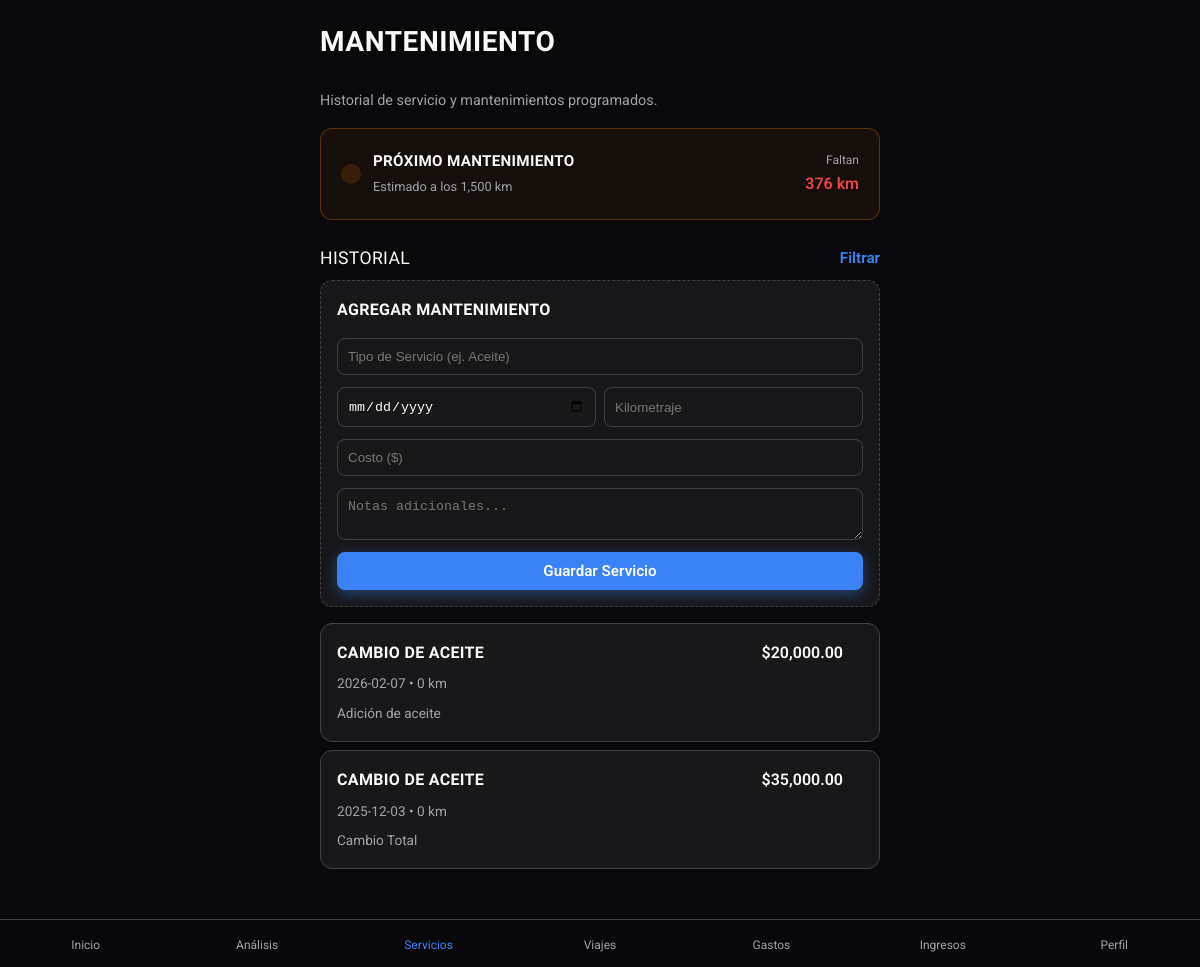
/services, run on the app's committed database.
### tables this page shows
CREATE TABLE motorcycles (
                id TEXT PRIMARY KEY,
                make TEXT NOT NULL,
                model TEXT NOT NULL,
                year INTEGER NOT NULL,
                vin TEXT,
                current_mileage INTEGER DEFAULT 0
            , oil_change_interval INTEGER DEFAULT 5000);

CREATE TABLE maintenance (
                id TEXT PRIMARY KEY,
                motorcycle_id TEXT NOT NULL,
                service_type TEXT NOT NULL,
                date TEXT NOT NULL,
                mileage_at_service INTEGER DEFAULT 0,
                cost REAL DEFAULT 0.0,
                notes TEXT,
                FOREIGN KEY (motorcycle_id) REFERENCES motorcycles (id)
            );

### app.py (the view, shortened to what this page needs)
    @app.route("/services", methods=["GET", "POST"])
    def services_view():
        from motorcycles.services import motorcycle_service
        from maintenance.services import maintenance_service
        from flask import request, redirect, url_for
        moto = motorcycle_service.get_all()[0] if motorcycle_service.get_all() else None
        services = maintenance_service.get_by_motorcycle_id(moto.id) if moto else []
        services.sort(key=lambda x: x.date, reverse=True)
        next_service_mileage = 0
        km_remaining_to_next = 0
        if moto:
            interval = (
                moto.oil_change_interval if moto.oil_change_interval > 0 else 1500
            )
            total_km_validated = moto.current_mileage
            next_service_mileage = interval
            km_remaining_to_next = max(0, next_service_mileage - total_km_validated)
        return render_template(
            "services.html",
            services=services,
            moto=moto,
            next_service_mileage=next_service_mileage,
            km_remaining_to_next=km_remaining_to_next,
        )

### infrastructure/db.py (called while the page is built)
def get_db_connection():
    conn = sqlite3.connect(DB_PATH)
    conn.row_factory = sqlite3.Row  # Permite acceder a las columnas por nombre
    return conn

### maintenance/services.py (called while the page is built)
    def get_by_motorcycle_id(self, motorcycle_id: str) -> List[MaintenanceRecord]:
        conn = get_db_connection()
        records = []
        try:
            cursor = conn.cursor()
            cursor.execute(
                "SELECT * FROM maintenance WHERE motorcycle_id = ?", (motorcycle_id,)
            )
            rows = cursor.fetchall()
            for row in rows:
                record = MaintenanceRecord(
                    motorcycle_id=row["motorcycle_id"],
                    service_type=row["service_type"],
                    date=row["date"],
                    mileage_at_service=row["mileage_at_service"],
                    cost=row["cost"],
                    notes=row["notes"],
                )
                record.id = row["id"]
                records.append(record)
        finally:
            conn.close()
        return records

### motorcycles/services.py (called while the page is built)
    def get_all(self) -> List[Motorcycle]:
        conn = get_db_connection()
        motos = []
        try:
            cursor = conn.cursor()
            cursor.execute("SELECT * FROM motorcycles")
            rows = cursor.fetchall()
            for row in rows:
                moto = Motorcycle(
                    make=row["make"],
                    model=row["model"],
                    year=row["year"],
                    vin=row["vin"],
                    current_mileage=row["current_mileage"],
                    oil_change_interval=row["oil_change_interval"],
                )
                moto.id = row["id"]
                motos.append(moto)
        finally:
            conn.close()
        return motos

### templates/services.html (shortened to what this page needs)
{% extends "base.html" %} {% block title %}Servicios | MotoLog{% endblock %} {%
block content %}
<header class="fade-in" style="animation-delay: 0.1s">
  <h1 class="page-title">Mantenimiento</h1>
  <p class="text-muted mb-4">
    Historial de servicio y mantenimientos programados.
  </p>
</header>
<section class="fade-in" style="animation-delay: 0.2s">
  {% if next_service_mileage > 0 %}
  <div
    class="card"
    style="
      background-color: rgba(242, 125, 0, 0.05);
      border-color: rgba(242, 125, 0, 0.3);
      margin-bottom: 24px;
    "
  >
    <div class="flex-between">
      <div style="display: flex; align-items: center; gap: 12px">
        <div
          style="
            background: rgba(242, 125, 0, 0.15);
            padding: 10px;
            border-radius: 12px;
          "
        >
        </div>
        <div>
          <h4 style="font-size: 0.95rem; margin: 0; color: var(--text-primary)">
            Próximo Mantenimiento
          </h4>
          <span class="text-muted" style="font-size: 0.8rem"
            >Estimado a los {{ "{:,}".format(next_service_mileage) }} km</span
          >
        </div>
      </div>
      <div style="text-align: right">
        <div style="font-size: 0.75rem; color: var(--text-secondary)">
          Faltan
        </div>
        <div
          style="font-size: 1rem; font-weight: 600; color: var(--accent-orange)"
        >
          {{ "{:,}".format(km_remaining_to_next) }} km
        </div>
      </div>
    </div>
  </div>
  {% endif %}
  <div class="flex-between mt-4 mb-2">
    <h3 style="font-size: 1.1rem; font-weight: 500">Historial</h3>
    <button
      class="btn"
      style="background: transparent; color: var(--accent-blue); padding: 0"
    >
      Filtrar
    </button>
  </div>
  <div
    class="card fade-in mb-4"
    style="
      padding: 16px;
      animation-delay: 0.3s;
      border: 1px dashed var(--border-color);
    "
  >
    <h4 style="margin: 0 0 16px 0">Agregar Mantenimiento</h4>
    <form
      action="{{ url_for('services_view') }}"
      method="POST"
      style="display: flex; flex-direction: column; gap: 12px"
    >
      <input
        type="text"
        name="service_type"
        placeholder="Tipo de Servicio (ej. Aceite)"
        required
        class="form-control"
        style="
          padding: 10px;
          border-radius: 8px;
          border: 1px solid var(--border-color);
          background: var(--bg-primary);
          color: var(--text-primary);
        "
      />
      <div style="display: flex; gap: 8px">
        <input
          type="date"
          name="date"
          required
          class="form-control"
          style="
            flex: 1;
            padding: 10px;
            border-radius: 8px;
            border: 1px solid var(--border-color);
            background: var(--bg-primary);
            color: var(--text-primary);
          "
        />
        <input
          type="number"
          name="mileage"
          placeholder="Kilometraje"
          required
          class="form-control"
          style="
            flex: 1;
            padding: 10px;
            border-radius: 8px;
            border: 1px solid var(--border-color);
            background: var(--bg-primary);
            color: var(--text-primary);
          "
        />
      </div>
      <input
        type="number"
        step="0.01"
        name="cost"
        placeholder="Costo ($)"
        class="form-control"
        style="
          padding: 10px;
          border-radius: 8px;
          border: 1px solid var(--border-color);
          background: var(--bg-primary);
          color: var(--text-primary);
        "
      />
      <textarea
        name="notes"
        placeholder="Notas adicionales..."
        rows="2"
        class="form-control"
        style="
          padding: 10px;
          border-radius: 8px;
          border: 1px solid var(--border-color);
          background: var(--bg-primary);
          color: var(--text-primary);
        "
      ></textarea>
      <button type="submit" class="btn btn-primary mt-2">
        Guardar Servicio
      </button>
    </form>
  </div>
  {% if services %} {% for service in services %}
  <div
    class="card fade-in"
    style="padding: 16px; margin-bottom: 8px; animation-delay: 0.4s"
  >
    <div class="flex-between mb-2">
      <h4 style="font-size: 1rem; margin: 0">{{ service.service_type }}</h4>
      <div style="display: flex; align-items: center; gap: 10px">
        <span style="font-weight: 600"
          >${{ "{:,.2f}".format(service.cost) }}</span
        >
      </div>
    </div>
    <div class="text-muted" style="font-size: 0.85rem; margin-bottom: 8px">
      <span>{{ service.date }}</span> •
      <span>{{ "{:,}".format(service.mileage_at_service) }} km</span>
    </div>
    <p style="font-size: 0.85rem; color: var(--text-secondary)">
      {{ service.notes }}
    </p>
  </div>
  {% endfor %} {% else %}
  <p class="text-muted text-center mt-4">No hay servicios registrados.</p>
  {% endif %}
</section>
{% endblock %}

### static/css/styles.css (style rules this page uses)
:root { --bg-color: #09090b; --bg-card: #18181b; --bg-card-hover: #27272a; --text-primary: #fafafa; --text-secondary: #a1a1aa; --accent-blue: #3b82f6; --accent-blue-hover: #2563eb; --accent-orange: #ef4444; --accent-orange-hover: #dc2626; --border-color: #3f3f46; --nav-bg: rgba(9, 9, 11, 0.85); --transition-speed: 0.3s; --border-radius: 12px; }
* { box-sizing: border-box; margin: 0; padding: 0; -webkit-tap-highlight-color: transparent; }
body { font-family: "Roboto", sans-serif; background-color: var(--bg-color); color: var(--text-primary); line-height: 1.6; min-height: 100vh; display: flex; flex-direction: column; }
.fade-in { animation: fadeIn 0.5s cubic-bezier(0.4, 0, 0.2, 1) forwards; }
h1, h2, h3, h4, h5, h6 { font-family: "Rajdhani", sans-serif; font-weight: 700; text-transform: uppercase; letter-spacing: 0.02em; }
.page-title { font-size: 1.75rem; margin-bottom: 24px; }
.text-muted { color: var(--text-secondary); font-size: 0.9rem; }
.card { background-color: var(--bg-card); border: 1px solid var(--border-color); border-radius: var(--border-radius); padding: 20px; margin-bottom: 16px; transition: transform var(--transition-speed), background-color var(--transition-speed), box-shadow var(--transition-speed); position: relative; overflow: hidden; }
.btn { display: inline-flex; align-items: center; justify-content: center; padding: 10px 20px; border-radius: 8px; font-weight: 600; font-size: 0.95rem; font-family: "Roboto", sans-serif; cursor: pointer; transition: all var(--transition-speed); border: none; outline: none; }
.btn-primary { background-color: var(--accent-blue); color: #fff; box-shadow: 0 4px 14px rgba(59, 130, 246, 0.4); }
.flex-between { display: flex; justify-content: space-between; align-items: center; }
.mt-4 { margin-top: 16px; }
.mb-4 { margin-bottom: 16px; }
.mb-2 { margin-bottom: 8px; }

### data on the page
motorcycles: oil_change_interval "1,500"
maintenance: service_type "CAMBIO DE ACEITE", cost "20,000.00", date "2026-02-07", mileage_at_service "0", notes "Adición de aceite"
maintenance: service_type "CAMBIO DE ACEITE", cost "35,000.00", date "2025-12-03", mileage_at_service "0", notes "Cambio Total"

### other printed values
{{ "{:,}".format(km_remaining_to_next) }} "376"
